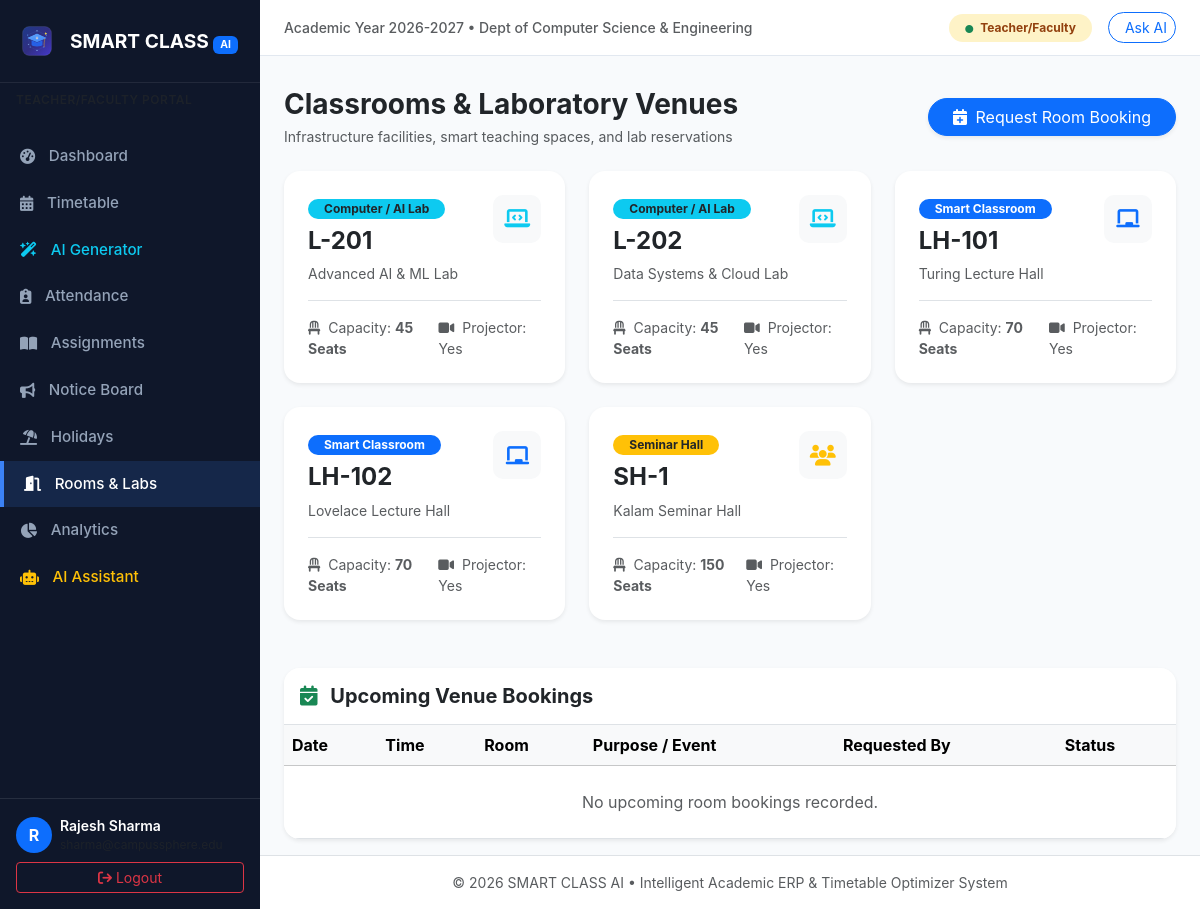
Screenshot of /rooms/ (signed in) with the database file from the repository.
### erp/models.py (models this page shows, shortened)
class Profile(models.Model):
    ROLE_CHOICES = (
        ('student', 'Student'),
        ('teacher', 'Teacher/Faculty'),
        ('admin', 'Admin/Staff'),
    )
    user = models.OneToOneField(User, on_delete=models.CASCADE, related_name='profile')
    role = models.CharField(max_length=20, choices=ROLE_CHOICES, default='student')
    id_number = models.CharField(max_length=50, blank=True, null=True, help_text="Roll No or Faculty ID")
    department = models.CharField(max_length=100, default='Computer Science & Engineering')
    phone = models.CharField(max_length=20, blank=True, null=True)
    semester = models.IntegerField(default=1, blank=True, null=True)
    section = models.CharField(max_length=10, default='A', blank=True, null=True)
    avatar = models.FileField(upload_to='profiles/', blank=True, null=True)

class Room(models.Model):
    ROOM_TYPES = (
        ('Classroom', 'Smart Classroom'),
        ('Lab', 'Computer / AI Lab'),
        ('Seminar', 'Seminar Hall'),
        ('Auditorium', 'Auditorium'),
    )
    room_number = models.CharField(max_length=30, unique=True)
    name = models.CharField(max_length=100)
    room_type = models.CharField(max_length=30, choices=ROOM_TYPES, default='Classroom')
    capacity = models.PositiveIntegerField(default=60)
    has_projector = models.BooleanField(default=True)
    is_active = models.BooleanField(default=True)
    def __str__(self):
        return f"{self.room_number} - {self.name} ({self.room_type})"

### erp/views.py (the view)
# urls.py: path('rooms/', views.room_list, name='room_list'),
@login_required
def room_list(request):
    rooms = Room.objects.all().order_by('room_number')
    bookings = RoomBooking.objects.filter(date__gte=timezone.now().date()).order_by('date', 'start_time')
    profile = getattr(request.user, 'profile', None)
    if request.method == 'POST':
        form = RoomBookingForm(request.POST)
        if form.is_valid():
            booking = form.save(commit=False)
            booking.booked_by = request.user
            if profile and profile.role in ['teacher', 'admin']:
                booking.status = 'Approved'
            booking.save()
            messages.success(request, f"Room booking request submitted for {booking.room.room_number}!")
            return redirect('room_list')
    else:
        form = RoomBookingForm()
    return render(request, 'academic/rooms.html', {
        'rooms': rooms,
        'bookings': bookings,
        'form': form,
    })

### templates/academic/rooms.html (shortened to what this page needs)
{% extends 'base.html' %}
{% block content %}
<div class="d-flex flex-wrap align-items-center justify-content-between gap-3 mb-4">
    <div>
        <h3 class="fw-bold text-dark mb-1">Classrooms & Laboratory Venues</h3>
        <p class="text-muted small mb-0">Infrastructure facilities, smart teaching spaces, and lab reservations</p>
    </div>
    {% if user.profile.role != 'student' %}
    <button class="btn btn-primary rounded-pill px-4 shadow-sm" data-bs-toggle="modal" data-bs-target="#bookRoomModal">
        <i class="fa-solid fa-calendar-plus me-1"></i> Request Room Booking
    </button>
    {% endif %}
</div>
<div class="row g-4 mb-5">
    {% for r in rooms %}
    <div class="col-md-6 col-lg-4">
        <div class="card h-100 border-0 shadow-sm rounded-4 p-4 bg-white">
            <div class="d-flex justify-content-between align-items-start mb-2">
                <div>
                    <span class="badge {% if 'Lab' in r.room_type %}bg-info text-dark{% elif 'Seminar' in r.room_type %}bg-warning text-dark{% else %}bg-primary{% endif %} rounded-pill px-3 py-1">
                        {{ r.get_room_type_display }}
                    </span>
                    <h4 class="fw-bold text-dark mt-2 mb-0">{{ r.room_number }}</h4>
                </div>
                <div class="stat-icon bg-light text-secondary">
                    {% if 'Lab' in r.room_type %}<i class="fa-solid fa-laptop-code text-info"></i>
                    {% elif 'Seminar' in r.room_type %}<i class="fa-solid fa-users text-warning"></i>
                    {% else %}<i class="fa-solid fa-chalkboard text-primary"></i>{% endif %}
                </div>
            </div>
            <p class="text-muted small mb-3">{{ r.name }}</p>
            <div class="pt-3 border-top d-flex justify-content-between text-muted small">
                <span><i class="fa-solid fa-chair me-1"></i> Capacity: <strong>{{ r.capacity }} Seats</strong></span>
                <span><i class="fa-solid fa-video me-1"></i> {% if r.has_projector %}Projector: Yes{% else %}Whiteboard{% endif %}</span>
            </div>
        </div>
    </div>
    {% endfor %}
</div>
<div class="card border-0 shadow-sm rounded-4 overflow-hidden">
    <div class="card-header bg-white border-bottom py-3">
        <h5 class="fw-bold mb-0 text-dark"><i class="fa-solid fa-calendar-check text-success me-2"></i> Upcoming Venue Bookings</h5>
    </div>
    <div class="table-responsive">
        <table class="table table-hover align-middle mb-0">
            <thead class="table-light">
                <tr>
                    <th>Date</th>
                    <th>Time</th>
                    <th>Room</th>
                    <th>Purpose / Event</th>
                    <th>Requested By</th>
                    <th>Status</th>
                </tr>
            </thead>
            <tbody>
                {% for b in bookings %}
                <tr>
                    <td class="fw-bold text-secondary">{{ b.date|date:"M d, Y" }}</td>
                    <td>{{ b.start_time|time:"g:i A" }} - {{ b.end_time|time:"g:i A" }}</td>
                    <td><span class="badge bg-light text-dark border">{{ b.room.room_number }}</span></td>
                    <td class="fw-semibold text-dark">{{ b.purpose }}</td>
                    <td>{{ b.booked_by.get_full_name|default:b.booked_by.username }}</td>
                    <td>
                        <span class="badge bg-{% if b.status == 'Approved' %}success{% elif b.status == 'Pending' %}warning text-dark{% else %}danger{% endif %} rounded-pill">
                            {{ b.status }}
                        </span>
                    </td>
                </tr>
                {% empty %}
                <tr>
                    <td colspan="6" class="text-center py-4 text-muted">No upcoming room bookings recorded.</td>
                </tr>
                {% endfor %}
            </tbody>
        </table>
    </div>
</div>
{% endblock %}

### templates/base.html (shortened to what this page needs)
{% load static %}
<!DOCTYPE html>
<html lang="en">
<head>
    <link href="https://cdn.jsdelivr.net/npm/bootstrap@5.3.3/dist/css/bootstrap.min.css" rel="stylesheet">
    <link href="https://cdnjs.cloudflare.com/ajax/libs/font-awesome/6.5.1/css/all.min.css" rel="stylesheet">
    <link href="{% static 'css/style.css' %}" rel="stylesheet">
</head>
<body>
    {% if user.is_authenticated %}
    <div class="app-wrapper">
        <nav class="sidebar">
            <div class="sidebar-brand">
                <img src="{% static 'images/logo.svg' %}" alt="Logo" width="34" height="34" class="me-1">
                <span>SMART CLASS <span class="badge bg-primary text-white" style="font-size: 0.65rem;">AI</span></span>
            </div>
            <div class="px-3 py-2 text-muted small text-uppercase fw-semibold" style="letter-spacing: 0.5px; font-size: 0.75rem;">
            </div>
            <ul class="sidebar-menu flex-grow-1">
                <li>
                    <a href="{% url 'dashboard' %}" class="{% if request.resolver_match.url_name in 'dashboard,student_dashboard,teacher_dashboard,admin_dashboard' %}active{% endif %}">
                        <i class="fa-solid fa-gauge-high"></i> Dashboard
                    </a>
                </li>
                <li>
                    <a href="{% url 'view_timetable' %}" class="{% if 'timetable' in request.path and 'ai-generator' not in request.path %}active{% endif %}">
                        <i class="fa-solid fa-calendar-days"></i> Timetable
                    </a>
                </li>
                {% if user.profile.role != 'student' %}
                <li>
                    <a href="{% url 'ai_timetable' %}" class="{% if 'ai-generator' in request.path %}active{% endif %} text-info">
                        <i class="fa-solid fa-wand-magic-sparkles"></i> AI Generator
                    </a>
                </li>
                {% endif %}
                <li>
                    <a href="{% url 'attendance_list' %}" class="{% if 'attendance' in request.path %}active{% endif %}">
                        <i class="fa-solid fa-clipboard-user"></i> Attendance
                    </a>
                </li>
                <li>
                    <a href="{% url 'assignment_list' %}" class="{% if 'assignments' in request.path %}active{% endif %}">
                        <i class="fa-solid fa-book-open"></i> Assignments
                    </a>
                </li>
                <li>
                    <a href="{% url 'notice_list' %}" class="{% if 'notices' in request.path %}active{% endif %}">
                        <i class="fa-solid fa-bullhorn"></i> Notice Board
                    </a>
                </li>
                <li>
                    <a href="{% url 'holiday_list' %}" class="{% if 'holidays' in request.path %}active{% endif %}">
                        <i class="fa-solid fa-umbrella-beach"></i> Holidays
                    </a>
                </li>
                <li>
                    <a href="{% url 'room_list' %}" class="{% if 'rooms' in request.path %}active{% endif %}">
                        <i class="fa-solid fa-door-open"></i> Rooms & Labs
                    </a>
                </li>
                {% if user.profile.role != 'student' %}
                <li>
                    <a href="{% url 'analytics' %}" class="{% if 'analytics' in request.path %}active{% endif %}">
                        <i class="fa-solid fa-chart-pie"></i> Analytics
                    </a>
                </li>
                {% endif %}
                <li>
                    <a href="{% url 'ai_assistant' %}" class="{% if 'ai-assistant' in request.path %}active{% endif %} text-warning">
                        <i class="fa-solid fa-robot"></i> AI Assistant
                    </a>
                </li>
            </ul>
            <div class="p-3 border-top border-secondary border-opacity-25">
                <div class="d-flex align-items-center gap-2">
                    <div class="rounded-circle bg-primary text-white d-flex align-items-center justify-content-center fw-bold" style="width: 36px; height: 36px;">
                        {{ user.first_name|default:user.username|slice:":1"|upper }}
                    </div>
                    <div class="overflow-hidden">
                        <div class="text-white text-truncate fw-semibold small">{{ user.get_full_name|default:user.username }}</div>
                        <div class="text-muted text-truncate" style="font-size: 0.75rem;">{{ user.email }}</div>
                    </div>
                </div>
                <a href="{% url 'logout' %}" class="btn btn-outline-danger btn-sm w-100 mt-2">
                    <i class="fa-solid fa-arrow-right-from-bracket"></i> Logout
                </a>
            </div>
        </nav>
        <div class="main-content">
            <header class="top-navbar">
                <div class="d-flex align-items-center gap-2">
                    <span class="text-muted small fw-medium">Academic Year 2026-2027 • Dept of Computer Science & Engineering</span>
                </div>
                <div class="d-flex align-items-center gap-3">
                    <span class="badge rounded-pill px-3 py-2
                        {% if user.profile.role == 'student' %}badge-role-student
                        {% elif user.profile.role == 'teacher' %}badge-role-teacher
                        {% else %}badge-role-admin{% endif %}">
                        <i class="fa-solid fa-circle text-success me-1" style="font-size: 0.5rem;"></i>
                        {{ user.profile.get_role_display|default:"User" }}
                    </span>
                    <a href="{% url 'ai_assistant' %}" class="btn btn-sm btn-outline-primary rounded-pill">
                         Ask AI
                    </a>
                </div>
            </header>
            <div class="container-fluid px-4 pt-3">
            </div>
            <main class="container-fluid px-4 py-3 flex-grow-1">
                {% block content %}{% endblock %}
            </main>
            <footer class="py-3 px-4 border-top text-center text-muted small bg-white mt-auto">
                © 2026 SMART CLASS AI • Intelligent Academic ERP & Timetable Optimizer System
            </footer>
        </div>
    </div>
    {% else %}
    {% block public_content %}{% endblock %}
    {% endif %}
</body>
</html>

### static/css/style.css (style rules this page uses)
:root { --brand-primary: #1e3a8a; --brand-secondary: #4338ca; --brand-accent: #3b82f6; --sidebar-bg: #0f172a; --sidebar-text: #94a3b8; --sidebar-active: #3b82f6; --card-bg: #ffffff; --body-bg: #f8fafc; --text-main: #1e293b; --text-muted: #64748b; --border-color: #e2e8f0; }
body { background-color: var(--body-bg); color: var(--text-main); font-family: -apple-system, BlinkMacSystemFont, "Segoe UI", Roboto, "Helvetica Neue", Arial, sans-serif; min-height: 100vh; }
.app-wrapper { display: flex; min-height: 100vh; }
.sidebar { width: 260px; background-color: var(--sidebar-bg); color: var(--sidebar-text); flex-shrink: 0; display: flex; flex-direction: column; transition: all 0.3s ease; }
.sidebar-brand { padding: 1.5rem 1.25rem; font-size: 1.2rem; font-weight: 700; color: #ffffff; display: flex; align-items: center; gap: 0.75rem; border-bottom: 1px solid rgba(255, 255, 255, 0.08); }
.sidebar-menu { padding: 1rem 0; list-style: none; margin: 0; }
.sidebar-menu li a { display: flex; align-items: center; gap: 0.85rem; padding: 0.75rem 1.25rem; color: var(--sidebar-text); text-decoration: none; font-weight: 500; font-size: 0.95rem; transition: all 0.2s; }
.sidebar-menu li a:hover, .sidebar-menu li a.active { color: #ffffff; background-color: rgba(59, 130, 246, 0.15); border-left: 4px solid var(--sidebar-active); }
.main-content { flex-grow: 1; display: flex; flex-direction: column; overflow-x: hidden; }
.top-navbar { background-color: #ffffff; border-bottom: 1px solid var(--border-color); padding: 0.75rem 1.5rem; display: flex; align-items: center; justify-content: space-between; }
.stat-icon { width: 48px; height: 48px; border-radius: 10px; display: flex; align-items: center; justify-content: center; font-size: 1.3rem; }
.badge-role-teacher { background-color: #fef3c7; color: #92400e; }

### rows the page displays
Room: room_type "Computer / AI Lab", room_number "L-201", name "Advanced AI & ML Lab", capacity "45", has_projector "Projector: Yes"
Room: room_type "Computer / AI Lab", room_number "L-202", name "Data Systems & Cloud Lab", capacity "45", has_projector "Projector: Yes"
Room: room_type "Smart Classroom", room_number "LH-101", name "Turing Lecture Hall", capacity "70", has_projector "Projector: Yes"
Room: room_type "Smart Classroom", room_number "LH-102", name "Lovelace Lecture Hall", capacity "70", has_projector "Projector: Yes"
Room: room_type "Seminar Hall", room_number "SH-1", name "Kalam Seminar Hall", capacity "150", has_projector "Projector: Yes"

### other values shown
{{ user.first_name|default:user.username|slice:":1"|upper }} "R"
{{ user.get_full_name|default:user.username }} "Rajesh Sharma"
{{ user.profile.get_role_display|default:"User" }} "Teacher/Faculty"
